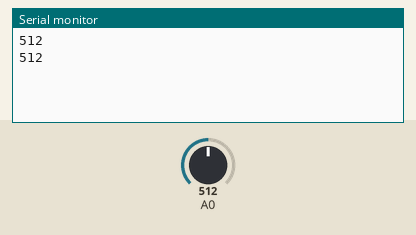
Simulated run of this sketch. Board: Arduino Uno, built with avr-gcc and run on an emulated ATmega328P. Parts: the last lines printed to the serial monitor. The inputs (shaded band) are chosen by the test bench; at power-on: A0 = 512.

Above: at 1.8 s.
1.9 s: A0 set to 716
At 2.8 s:
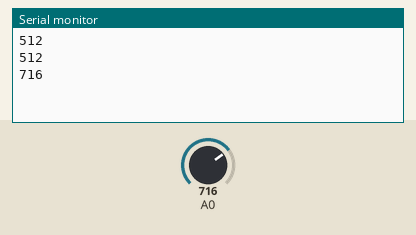
3.4 s: A0 set to 745
At 4.8 s:
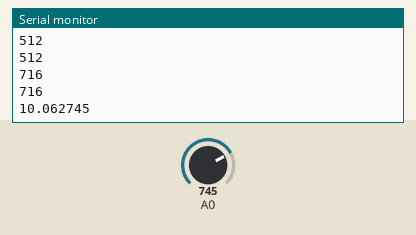
Timing chart, 0 to 6.4 s (numbered marks = the images above; inputs shaded):
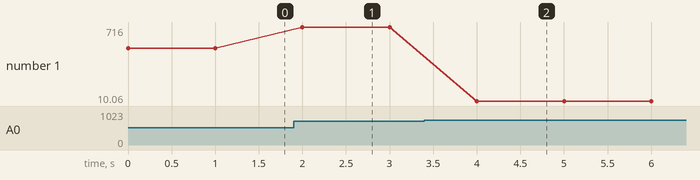

The sketch:

arduino.ino
```cpp
#include <Arduino.h>

unsigned int val = 0;
unsigned int PIN = 0;
unsigned intNumber = 1023;

void setup() {
    Serial.begin(9600);
}

void loop() {
    val = analogRead(A0);
    if(val > 735 && val < 800){
        float bac = val * 0.015 - 1.1125;
        Serial.print(bac,3);
    }else if(val > 800){
        float bac = val * 0.0053-4.687;
        Serial.print(bac,3);
    }
    Serial.print(val);
    Serial.print("\n");
    delay(1000);
}
```

Measured:
- after the input at 1.9 s, the serial monitor: prints a new line after 0.10 s (image 1)
- after the input at 3.4 s, the serial monitor: prints a new line after 0.60 s (image 2)
- plotted number 1: 512 → 716 after the input at 1.9 s, 716 → 10.06 after the input at 3.4 s
